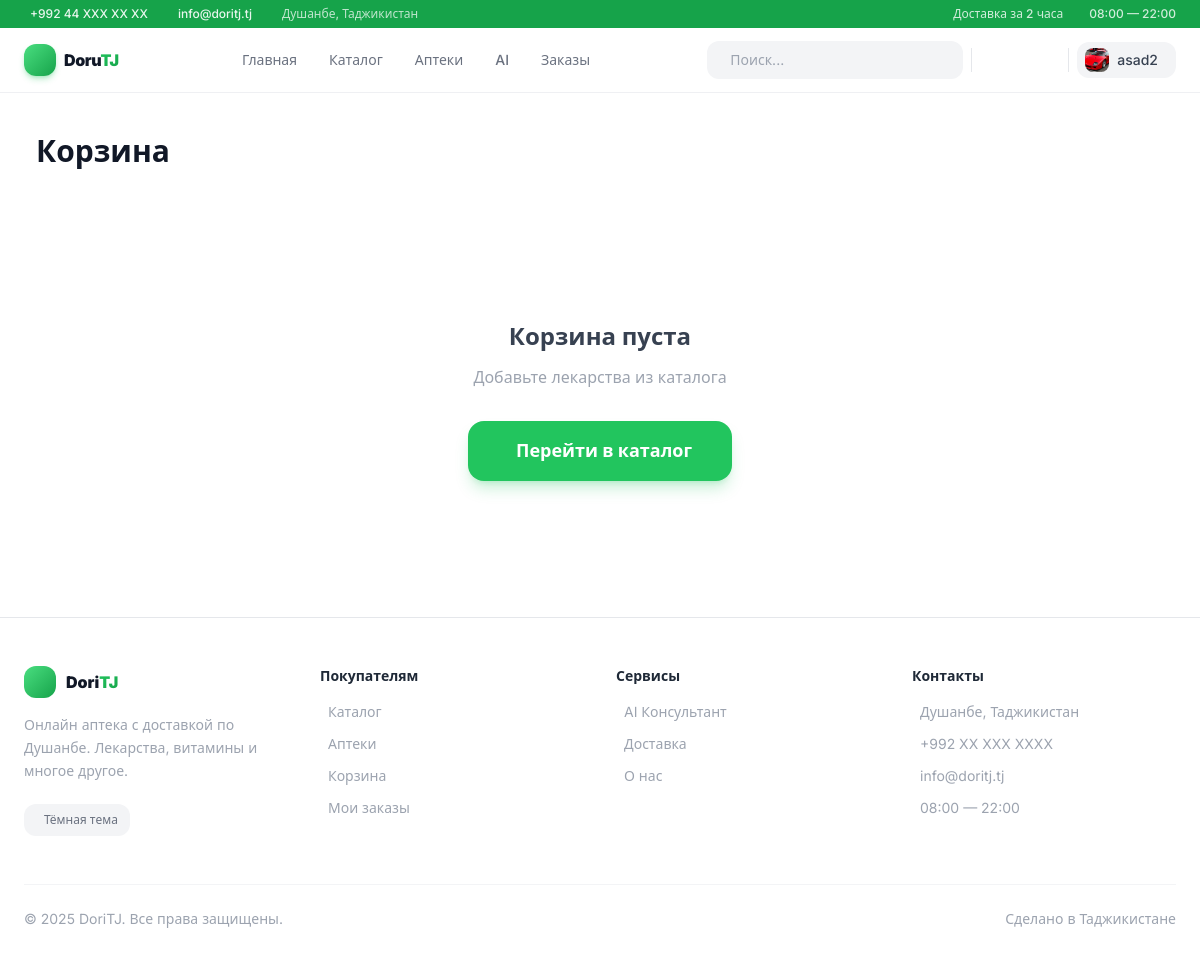
Before: /orders/cart/ (signed in) with the older database file.
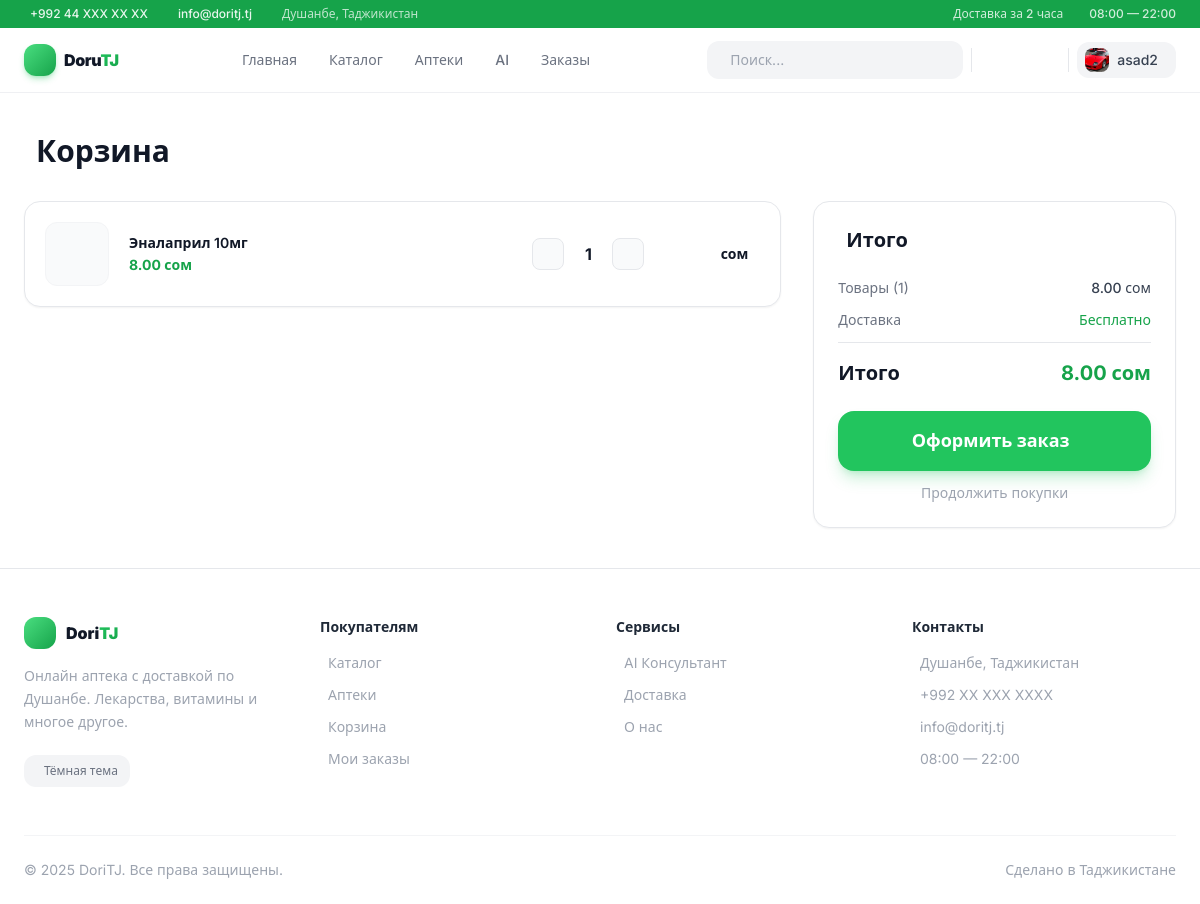
After: the same page with the newer database file.
### orders/models.py (models this page shows)
class CartItem(models.Model):
    cart = models.ForeignKey(Cart, on_delete=models.CASCADE)
    product = models.ForeignKey(Product, on_delete=models.CASCADE)
    quantity = models.PositiveIntegerField(default=1)

### products/models.py (models this page shows, shortened)
class Product(models.Model):
    category = models.ForeignKey(Category, on_delete=models.CASCADE)
    manufacturer = models.ForeignKey(Manufacturer, on_delete=models.SET_NULL, null=True)
    name = models.CharField(max_length=200)
    description = models.TextField(blank=True)
    price = models.DecimalField(max_digits=10, decimal_places=2)
    stock = models.PositiveIntegerField(default=0)
    image = models.ImageField(upload_to='products/', blank=True, null=True)
    is_prescription = models.BooleanField(default=False)
    active_substance = models.CharField(max_length=200, blank=True)
    created_at = models.DateTimeField(auto_now_add=True)
    is_deleted = models.BooleanField(default=False)

### orders/views.py (the view)
# urls.py: path('cart/', views.cart_view, name='cart'),
@login_required
def cart_view(request):
    cart, _ = Cart.objects.get_or_create(user=request.user)
    items = CartItem.objects.filter(cart=cart).select_related('product')
    total = sum(item.product.price * item.quantity for item in items)
    return render(request, 'cart.html', {
        'items': items,
        'total': total
    })

### accounts/backend.py (called while the page is built)
    def get_user(self, user_id):
        try:
            return User.objects.get(pk=user_id)
        except User.DoesNotExist:
            return None

### templates/cart.html (shortened to what the changed rows need)
{% extends 'base.html' %}
{% block content %}
<div class="flex items-center gap-3 mb-6 md:mb-8">
    <h1 class="text-2xl md:text-3xl font-black text-gray-900 dark:text-white">Корзина</h1>
</div>
{% if items %}
<div class="grid md:grid-cols-3 gap-8">
    <div class="md:col-span-2 space-y-4">
        {% for item in items %}
        <div class="bg-white dark:bg-gray-900 rounded-2xl border border-gray-200 dark:border-gray-700/50 p-3 md:p-5 flex flex-wrap md:flex-nowrap items-center gap-3 md:gap-5 shadow-sm">
            <div class="w-12 h-12 md:w-16 md:h-16 rounded-xl bg-gray-50 dark:bg-gray-800 flex items-center justify-center text-3xl flex-shrink-0 overflow-hidden border border-gray-100 dark:border-gray-700">
            </div>
            <div class="flex-1 min-w-0">
                <h3 class="font-semibold text-gray-900 dark:text-white text-sm truncate">{{ item.product.name }}</h3>
                <p class="text-brand-600 dark:text-brand-400 font-bold text-sm mt-0.5">{{ item.product.price }} сом</p>
            </div>
            <div class="flex items-center gap-2 w-full md:w-auto justify-between md:justify-start">
                <form method="POST" action="/orders/cart/update/{{ item.pk }}/" class="flex items-center gap-2">
                    <button type="submit" name="quantity" value="{{ item.quantity|add:"-1" }}"
                            class="w-8 h-8 rounded-lg border border-gray-200 dark:border-gray-700 text-gray-500 dark:text-gray-400 hover:border-brand-400 dark:hover:border-brand-600 hover:text-brand-600 dark:hover:text-brand-400 transition flex items-center justify-center font-bold bg-gray-50 dark:bg-gray-800">
                    </button>
                    <span class="w-8 text-center font-bold text-gray-900 dark:text-white">{{ item.quantity }}</span>
                    <button type="submit" name="quantity" value="{{ item.quantity|add:"1" }}"
                            class="w-8 h-8 rounded-lg border border-gray-200 dark:border-gray-700 text-gray-500 dark:text-gray-400 hover:border-brand-400 dark:hover:border-brand-600 hover:text-brand-600 dark:hover:text-brand-400 transition flex items-center justify-center font-bold bg-gray-50 dark:bg-gray-800">
                    </button>
                </form>
                <p class="font-bold text-gray-900 dark:text-white md:w-24 text-right text-sm">{{ item.total_price }} сом</p>
            </div>
        </div>
        {% endfor %}
    </div>
    <div class="bg-white dark:bg-gray-900 rounded-2xl border border-gray-200 dark:border-gray-700/50 p-6 h-fit sticky top-24 shadow-sm">
        <h2 class="text-xl font-bold text-gray-900 dark:text-white mb-6 flex items-center gap-2">
            Итого
        </h2>
        <div class="space-y-3">
            <div class="flex justify-between text-gray-500 dark:text-gray-400 text-sm">
                <span>Товары ({{ items|length }})</span>
                <span class="font-medium text-gray-700 dark:text-gray-200">{{ total }} сом</span>
            </div>
            <div class="flex justify-between text-gray-500 dark:text-gray-400 text-sm">
                <span>Доставка</span>
                <span class="text-brand-600 dark:text-brand-400 font-medium">Бесплатно</span>
            </div>
            <div class="border-t border-gray-200 dark:border-gray-700 pt-4 mt-4 flex justify-between font-bold text-xl">
                <span class="text-gray-900 dark:text-white">Итого</span>
                <span class="text-brand-600 dark:text-brand-400">{{ total }} сом</span>
            </div>
        </div>
        <a href="/orders/checkout/"
           class="flex items-center justify-center gap-2 w-full bg-brand-500 hover:bg-brand-600 text-white font-bold py-4 rounded-2xl btn-press transition-all mt-6 text-lg shadow-lg shadow-brand-500/25">
            Оформить заказ
        </a>
        <a href="{% url 'catalog' %}" class="block text-center text-gray-400 dark:text-gray-500 text-sm mt-3 hover:text-brand-500 dark:hover:text-brand-400 transition-colors">
            Продолжить покупки
        </a>
    </div>
</div>
{% else %}
<div class="text-center py-24">
    <h2 class="text-2xl font-bold text-gray-700 dark:text-gray-300 mb-3">Корзина пуста</h2>
    <p class="text-gray-400 dark:text-gray-500 mb-8">Добавьте лекарства из каталога</p>
    <a href="{% url 'catalog' %}" class="inline-flex items-center gap-2 bg-brand-500 hover:bg-brand-600 text-white font-bold px-10 py-4 rounded-2xl btn-press transition-all text-lg shadow-lg shadow-brand-500/25">
        Перейти в каталог
    </a>
</div>
{% endif %}
{% endblock %}

Changed rows visible on the page:
added CartItem: product.name "Эналаприл 10мг", product.price "8.00", quantity "1"
Other visible differences:
{{ items|length }}: (not shown) → "1"
{{ total }}: (not shown) → "8.00"
text no longer shown: "Корзина пуста Добавьте лекарства из каталога Перейти в каталог"
text now shown: "Итого Товары ( ) сом Доставка Бесплатно Итого сом Оформить заказ Продолжить покупки"
